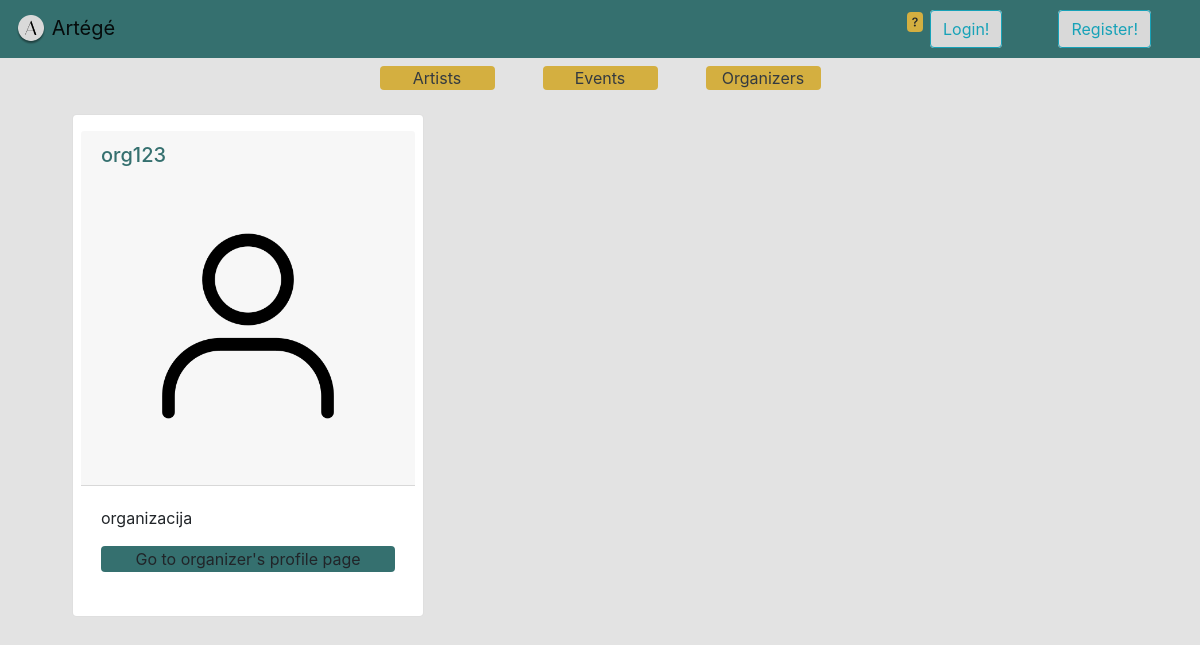
The app's page /organizers/ with its own data.
### project_app/models.py (models this page shows)
class AppUser(AbstractUser):
    phone_number = models.CharField(max_length=255)
    bio = models.CharField(max_length=400)
    is_organizer = models.BooleanField(default=False)
    is_artist = models.BooleanField(default=False)
    image = models.ImageField(upload_to="users", default="users/person.png")

### project_app/views.py (the view)
# urls.py: path('organizers/', views.organizer_listing, name="organizer_listing"),
def organizer_listing(request):
    organizers = AppUser.objects.filter(is_organizer=True)
    return render(request, 'organizer_listing.html', {'organizers': organizers})

### project_app/templates/organizer_listing.html
{% extends "base_generic.html" %} {% block content %}
<div class="row mt-4 card-group mx-5 align-content-center">
    {% for organizer in organizers %}
    <div class="col-4 card mr-4 px-2 py-3 rounded-lg">
        <div class="card-header">
            <h5 class="card-title main-text">{{organizer.username}}</h5>
            <img src="{{MEDIA_URL}}{{organizer.image.url}}" class="card-img-top" alt="Artist image" style="max-width: 100%;">
        </div>
        <div class="card-body">
            <p class="card-text">{{organizer.bio}}</p>
            <button class="btn rounded main-color p-0" style="width: 100%;">Go to organizer's profile page</button>
            <div class="row py-1 px-3 justify-content-center">
            </div>
        </div>
    </div>
    {% endfor %}
</div>
{% endblock %}

### project_app/static/css/main.css (style rules this page uses)
.main-color { background-color: #35706F; }
.grey { background-color: #e3e3e3; }
.main-text { color: #35706F; }

### project_app/templates/base_generic.html (style rules this page uses)
.main-text { color: #35706F; }

### records on screen
AppUser: username "org123", image (picture), bio "organizacija"
